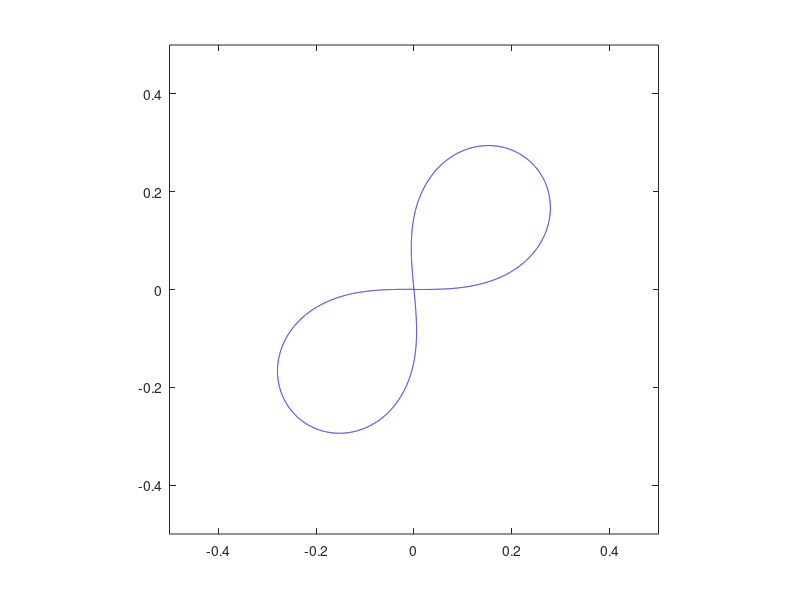

Write MATLAB code to recreate this figure.
t = 0;
dt = 0.001;
ks = 0.5;
kv = 0.4;
t_f = 12.565*ks/kv;
x = 0;
y = 0;
theta = 0;
figure(1);
myPlot = plot(x,y, 'b-');
xlim([-0.5, 0.5]);
ylim([-0.5, 0.5]);
%fx = zeros(1,ceil((t_f-t)/dt));
%fy = zeros(1,ceil((t_f-t)/dt));
index = 2;
while(t < t_f)
    vr = 1000*(0.3*kv + 0.14125*kv/ks*sin(t*kv/(2*ks)));
    vl = 1000*(0.3*kv - 0.14125*kv/ks*sin(t*kv/(2*ks)));
    w = (vr - vl) / 235;
    V = (vr + vl) / 2;
    theta = theta + w*dt/2;
    x = x + V*cos(theta)*dt;
    y = y + V*sin(theta)*dt;
    theta = theta + w*dt/2;
    set(myPlot, 'xdata', [get(myPlot, 'xdata') x/1000], 'ydata', [get(myPlot, 'ydata'), y/1000]);
    pause(0.0001);
    %fx(index) = x;
    %fy(index) = y;
    index = index+1;
    t = t + dt;
end
axis equal;
% plot(fx, fy);